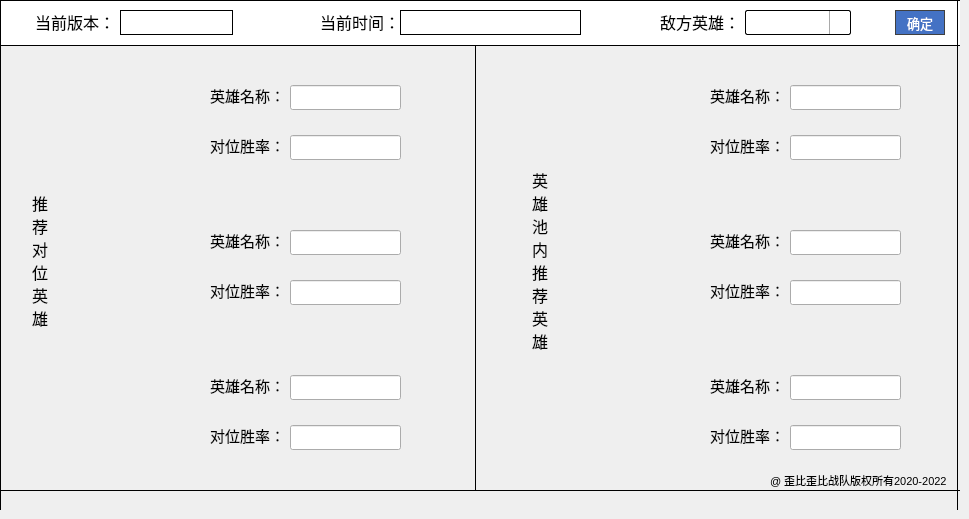
     <widget class="QWidget" name="tab_2">
      <attribute name="title">
       <string>中单</string>
      </attribute>
      <widget class="Line" name="line_1">
       <property name="geometry">
        <rect>
         <x>0</x>
         <y>0</y>
         <width>1</width>
         <height>510</height>
        </rect>
       </property>
       <property name="styleSheet">
        <string notr="true">color: rgb(0, 0, 0);
background-color: rgb(0, 0, 0);
border-color: rgb(0, 0, 0);</string>
       </property>
       <property name="orientation">
        <enum>Qt::Vertical</enum>
       </property>
      </widget>
      <widget class="Line" name="line_4">
       <property name="geometry">
        <rect>
         <x>0</x>
         <y>0</y>
         <width>960</width>
         <height>1</height>
        </rect>
       </property>
       <property name="styleSheet">
        <string notr="true">background-color: rgb(0, 0, 0);</string>
       </property>
       <property name="orientation">
        <enum>Qt::Horizontal</enum>
       </property>
      </widget>
      <widget class="Line" name="line_5">
       <property name="geometry">
        <rect>
         <x>0</x>
         <y>490</y>
         <width>960</width>
         <height>1</height>
        </rect>
       </property>
       <property name="styleSheet">
        <string notr="true">background-color: rgb(0, 0, 0);</string>
       </property>
       <property name="orientation">
        <enum>Qt::Horizontal</enum>
       </property>
      </widget>
      <widget class="Line" name="line_3">
       <property name="geometry">
        <rect>
         <x>957</x>
         <y>0</y>
         <width>1</width>
         <height>510</height>
        </rect>
       </property>
       <property name="styleSheet">
        <string notr="true">color: rgb(0, 0, 0);
background-color: rgb(0, 0, 0);
border-color: rgb(0, 0, 0);</string>
       </property>
       <property name="orientation">
        <enum>Qt::Vertical</enum>
       </property>
      </widget>
      <widget class="Line" name="line_21">
       <property name="geometry">
        <rect>
         <x>0</x>
         <y>0</y>
         <width>960</width>
         <height>1</height>
        </rect>
       </property>
       <property name="styleSheet">
        <string notr="true">background-color: rgb(0, 0, 0);</string>
       </property>
       <property name="orientation">
        <enum>Qt::Horizontal</enum>
       </property>
      </widget>
      <widget class="Line" name="line_22">
       <property name="geometry">
        <rect>
         <x>0</x>
         <y>0</y>
         <width>1</width>
         <height>45</height>
        </rect>
       </property>
       <property name="styleSheet">
        <string notr="true">color: rgb(0, 0, 0);
background-color: rgb(0, 0, 0);
border-color: rgb(0, 0, 0);</string>
       </property>
       <property name="orientation">
        <enum>Qt::Vertical</enum>
       </property>
      </widget>
      <widget class="Line" name="line_23">
       <property name="geometry">
        <rect>
         <x>957</x>
         <y>0</y>
         <width>1</width>
         <height>45</height>
        </rect>
       </property>
       <property name="styleSheet">
        <string notr="true">color: rgb(0, 0, 0);
background-color: rgb(0, 0, 0);
border-color: rgb(0, 0, 0);</string>
       </property>
       <property name="orientation">
        <enum>Qt::Vertical</enum>
       </property>
      </widget>
      <widget class="QLineEdit" name="lineEdit_2_4">
       <property name="geometry">
        <rect>
         <x>290</x>
         <y>135</y>
         <width>111</width>
         <height>25</height>
        </rect>
       </property>
       <property name="font">
        <font>
         <family>Microsoft YaHei UI</family>
         <pointsize>11</pointsize>
        </font>
       </property>
       <property name="styleSheet">
        <string notr="true"/>
       </property>
       <property name="alignment">
        <set>Qt::AlignCenter</set>
       </property>
      </widget>
      <widget class="QLabel" name="label_1_18">
       <property name="geometry">
        <rect>
         <x>210</x>
         <y>275</y>
         <width>71</width>
         <height>31</height>
        </rect>
       </property>
       <property name="font">
        <font>
         <family>微软雅黑</family>
         <pointsize>11</pointsize>
         <weight>50</weight>
         <bold>false</bold>
        </font>
       </property>
       <property name="text">
        <string>对位胜率：</string>
       </property>
      </widget>
      <widget class="QLabel" name="label_fig_2_5">
       <property name="geometry">
        <rect>
         <x>580</x>
         <y>215</y>
         <width>111</width>
         <height>101</height>
        </rect>
       </property>
       <property name="text">
        <string/>
       </property>
      </widget>
      <widget class="QLineEdit" name="lineEdit_2_12">
       <property name="geometry">
        <rect>
         <x>790</x>
         <y>280</y>
         <width>111</width>
         <height>25</height>
        </rect>
       </property>
       <property name="font">
        <font>
         <family>Microsoft YaHei UI</family>
         <pointsize>11</pointsize>
        </font>
       </property>
       <property name="styleSheet">
        <string notr="true"/>
       </property>
       <property name="alignment">
        <set>Qt::AlignCenter</set>
       </property>
      </widget>
      <widget class="QLabel" name="label_1_19">
       <property name="geometry">
        <rect>
         <x>530</x>
         <y>170</y>
         <width>20</width>
         <height>181</height>
        </rect>
       </property>
       <property name="font">
        <font>
         <family>微软雅黑</family>
         <pointsize>12</pointsize>
         <weight>50</weight>
         <bold>false</bold>
        </font>
       </property>
       <property name="layoutDirection">
        <enum>Qt::LeftToRight</enum>
       </property>
       <property name="text">
        <string>英雄池内推荐英雄</string>
       </property>
       <property name="alignment">
        <set>Qt::AlignCenter</set>
       </property>
       <property name="wordWrap">
        <bool>true</bool>
       </property>
       <property name="margin">
        <number>0</number>
       </property>
       <property name="indent">
        <number>-1</number>
       </property>
      </widget>
      <widget class="QLineEdit" name="lineEdit_2_13">
       <property name="geometry">
        <rect>
         <x>790</x>
         <y>375</y>
         <width>111</width>
         <height>25</height>
        </rect>
       </property>
       <property name="font">
        <font>
         <family>Microsoft YaHei UI</family>
         <pointsize>11</pointsize>
        </font>
       </property>
       <property name="styleSheet">
        <string notr="true"/>
       </property>
       <property name="alignment">
        <set>Qt::AlignCenter</set>
       </property>
      </widget>
      <widget class="QLabel" name="label_1_20">
       <property name="geometry">
        <rect>
         <x>710</x>
         <y>370</y>
         <width>71</width>
         <height>31</height>
        </rect>
       </property>
       <property name="font">
        <font>
         <family>微软雅黑</family>
         <pointsize>11</pointsize>
         <weight>50</weight>
         <bold>false</bold>
        </font>
       </property>
       <property name="text">
        <string>英雄名称：</string>
       </property>
      </widget>
      <widget class="QLineEdit" name="lineEdit_2_8">
       <property name="geometry">
        <rect>
         <x>290</x>
         <y>425</y>
         <width>111</width>
         <height>25</height>
        </rect>
       </property>
       <property name="font">
        <font>
         <family>Microsoft YaHei UI</family>
         <pointsize>11</pointsize>
        </font>
       </property>
       <property name="styleSheet">
        <string notr="true"/>
       </property>
       <property name="alignment">
        <set>Qt::AlignCenter</set>
       </property>
      </widget>
      <widget class="QLineEdit" name="lineEdit_2_11">
       <property name="geometry">
        <rect>
         <x>790</x>
         <y>230</y>
         <width>111</width>
         <height>25</height>
        </rect>
       </property>
       <property name="font">
        <font>
         <family>Microsoft YaHei UI</family>
         <pointsize>11</pointsize>
        </font>
       </property>
       <property name="styleSheet">
        <string notr="true"/>
       </property>
       <property name="alignment">
        <set>Qt::AlignCenter</set>
       </property>
      </widget>
      <widget class="QLineEdit" name="lineEdit_2_10">
       <property name="geometry">
        <rect>
         <x>790</x>
         <y>135</y>
         <width>111</width>
         <height>25</height>
        </rect>
       </property>
       <property name="font">
        <font>
         <family>Microsoft YaHei UI</family>
         <pointsize>11</pointsize>
        </font>
       </property>
       <property name="styleSheet">
        <string notr="true"/>
       </property>
       <property name="alignment">
        <set>Qt::AlignCenter</set>
       </property>
      </widget>
      <widget class="QLabel" name="label_1_21">
       <property name="geometry">
        <rect>
         <x>210</x>
         <y>130</y>
         <width>71</width>
         <height>31</height>
        </rect>
       </property>
       <property name="font">
        <font>
         <family>微软雅黑</family>
         <pointsize>11</pointsize>
         <weight>50</weight>
         <bold>false</bold>
        </font>
       </property>
       <property name="text">
        <string>对位胜率：</string>
       </property>
      </widget>
      <widget class="QLabel" name="label_1_22">
       <property name="geometry">
        <rect>
         <x>30</x>
         <y>180</y>
         <width>20</width>
         <height>160</height>
        </rect>
       </property>
       <property name="font">
        <font>
         <family>微软雅黑</family>
         <pointsize>12</pointsize>
         <weight>50</weight>
         <bold>false</bold>
        </font>
       </property>
       <property name="layoutDirection">
        <enum>Qt::LeftToRight</enum>
       </property>
       <property name="text">
        <string>推荐对位英雄</string>
       </property>
       <property name="alignment">
        <set>Qt::AlignCenter</set>
       </property>
       <property name="wordWrap">
        <bool>true</bool>
       </property>
       <property name="margin">
        <number>0</number>
       </property>
       <property name="indent">
        <number>-1</number>
       </property>
      </widget>
      <widget class="QLabel" name="label_1_23">
       <property name="geometry">
        <rect>
         <x>210</x>
         <y>420</y>
         <width>71</width>
         <height>31</height>
        </rect>
       </property>
       <property name="font">
        <font>
         <family>微软雅黑</family>
         <pointsize>11</pointsize>
         <weight>50</weight>
         <bold>false</bold>
        </font>
       </property>
       <property name="text">
        <string>对位胜率：</string>
       </property>
      </widget>
      <widget class="QLineEdit" name="lineEdit_2_6">
       <property name="geometry">
        <rect>
         <x>290</x>
         <y>280</y>
         <width>111</width>
         <height>25</height>
        </rect>
       </property>
       <property name="font">
        <font>
         <family>Microsoft YaHei UI</family>
         <pointsize>11</pointsize>
        </font>
       </property>
       <property name="styleSheet">
        <string notr="true"/>
       </property>
       <property name="alignment">
        <set>Qt::AlignCenter</set>
       </property>
      </widget>
      <widget class="QLabel" name="label_fig_2_3">
       <property name="geometry">
        <rect>
         <x>80</x>
         <y>360</y>
         <width>111</width>
         <height>101</height>
        </rect>
       </property>
       <property name="text">
        <string/>
       </property>
      </widget>
      <widget class="QLabel" name="label_1_24">
       <property name="geometry">
        <rect>
         <x>710</x>
         <y>130</y>
         <width>71</width>
         <height>31</height>
        </rect>
       </property>
       <property name="font">
        <font>
         <family>微软雅黑</family>
         <pointsize>11</pointsize>
         <weight>50</weight>
         <bold>false</bold>
        </font>
       </property>
       <property name="text">
        <string>对位胜率：</string>
       </property>
      </widget>
      <widget class="QLabel" name="label_1_25">
       <property name="geometry">
        <rect>
         <x>210</x>
         <y>370</y>
         <width>81</width>
         <height>31</height>
        </rect>
       </property>
       <property name="font">
        <font>
         <family>微软雅黑</family>
         <pointsize>11</pointsize>
         <weight>50</weight>
         <bold>false</bold>
        </font>
       </property>
       <property name="text">
        <string>英雄名称：</string>
       </property>
      </widget>
      <widget class="QLineEdit" name="lineEdit_2_5">
       <property name="geometry">
        <rect>
         <x>290</x>
         <y>230</y>
         <width>111</width>
         <height>25</height>
        </rect>
       </property>
       <property name="font">
        <font>
         <family>Microsoft YaHei UI</family>
         <pointsize>11</pointsize>
        </font>
       </property>
       <property name="styleSheet">
        <string notr="true"/>
       </property>
       <property name="alignment">
        <set>Qt::AlignCenter</set>
       </property>
      </widget>
      <widget class="QLabel" name="label_fig_2_1">
       <property name="geometry">
        <rect>
         <x>80</x>
         <y>70</y>
         <width>111</width>
         <height>101</height>
        </rect>
       </property>
       <property name="text">
        <string/>
       </property>
      </widget>
      <widget class="QLabel" name="label_fig_2_6">
       <property name="geometry">
        <rect>
         <x>580</x>
         <y>360</y>
         <width>111</width>
         <height>101</height>
        </rect>
       </property>
       <property name="text">
        <string/>
       </property>
      </widget>
      <widget class="QLineEdit" name="lineEdit_2_14">
       <property name="geometry">
        <rect>
         <x>790</x>
         <y>425</y>
         <width>111</width>
         <height>25</height>
        </rect>
       </property>
       <property name="font">
        <font>
         <family>Microsoft YaHei UI</family>
         <pointsize>11</pointsize>
        </font>
       </property>
       <property name="styleSheet">
        <string notr="true"/>
       </property>
       <property name="alignment">
        <set>Qt::AlignCenter</set>
       </property>
      </widget>
      <widget class="QLabel" name="label_1_26">
       <property name="geometry">
        <rect>
         <x>710</x>
         <y>225</y>
         <width>71</width>
         <height>31</height>
        </rect>
       </property>
       <property name="font">
        <font>
         <family>微软雅黑</family>
         <pointsize>11</pointsize>
         <weight>50</weight>
         <bold>false</bold>
        </font>
       </property>
       <property name="text">
        <string>英雄名称：</string>
       </property>
      </widget>
      <widget class="QLineEdit" name="lineEdit_2_3">
       <property name="geometry">
        <rect>
         <x>290</x>
         <y>85</y>
         <width>111</width>
         <height>25</height>
        </rect>
       </property>
       <property name="font">
        <font>
         <family>Microsoft YaHei UI</family>
         <pointsize>11</pointsize>
        </font>
       </property>
       <property name="layoutDirection">
        <enum>Qt::LeftToRight</enum>
       </property>
       <property name="styleSheet">
        <string notr="true"/>
       </property>
       <property name="alignment">
        <set>Qt::AlignCenter</set>
       </property>
      </widget>
      <widget class="QLabel" name="label_1_27">
       <property name="geometry">
        <rect>
         <x>710</x>
         <y>420</y>
         <width>71</width>
         <height>31</height>
        </rect>
       </property>
       <property name="font">
        <font>
         <family>微软雅黑</family>
         <pointsize>11</pointsize>
         <weight>50</weight>
         <bold>false</bold>
        </font>
       </property>
       <property name="text">
        <string>对位胜率：</string>
       </property>
      </widget>
      <widget class="QLabel" name="label_fig_2_2">
       <property name="geometry">
        <rect>
         <x>80</x>
         <y>215</y>
         <width>111</width>
         <height>101</height>
        </rect>
       </property>
       <property name="text">
        <string/>
       </property>
      </widget>
      <widget class="QLabel" name="label_1_28">
       <property name="geometry">
        <rect>
         <x>210</x>
         <y>225</y>
         <width>71</width>
         <height>31</height>
        </rect>
       </property>
       <property name="font">
        <font>
         <family>微软雅黑</family>
         <pointsize>11</pointsize>
         <weight>50</weight>
         <bold>false</bold>
        </font>
       </property>
       <property name="text">
        <string>英雄名称：</string>
       </property>
      </widget>
      <widget class="QLabel" name="label_1_29">
       <property name="geometry">
        <rect>
         <x>710</x>
         <y>275</y>
         <width>71</width>
         <height>31</height>
        </rect>
       </property>
       <property name="font">
        <font>
         <family>微软雅黑</family>
         <pointsize>11</pointsize>
         <weight>50</weight>
         <bold>false</bold>
        </font>
       </property>
       <property name="text">
        <string>对位胜率：</string>
       </property>
      </widget>
      <widget class="QLabel" name="label_1_30">
       <property name="geometry">
        <rect>
         <x>710</x>
         <y>80</y>
         <width>71</width>
         <height>31</height>
        </rect>
       </property>
       <property name="font">
        <font>
         <family>微软雅黑</family>
         <pointsize>11</pointsize>
         <weight>50</weight>
         <bold>false</bold>
        </font>
       </property>
       <property name="text">
        <string>英雄名称：</string>
       </property>
      </widget>
      <widget class="QLineEdit" name="lineEdit_2_9">
       <property name="geometry">
        <rect>
         <x>790</x>
         <y>85</y>
         <width>111</width>
         <height>25</height>
        </rect>
       </property>
       <property name="font">
        <font>
         <family>Microsoft YaHei UI</family>
         <pointsize>11</pointsize>
        </font>
       </property>
       <property name="styleSheet">
        <string notr="true"/>
       </property>
       <property name="alignment">
        <set>Qt::AlignCenter</set>
       </property>
      </widget>
      <widget class="QLineEdit" name="lineEdit_2_7">
       <property name="geometry">
        <rect>
         <x>290</x>
         <y>375</y>
         <width>111</width>
         <height>25</height>
        </rect>
       </property>
       <property name="font">
        <font>
         <family>Microsoft YaHei UI</family>
         <pointsize>11</pointsize>
        </font>
       </property>
       <property name="styleSheet">
        <string notr="true"/>
       </property>
       <property name="alignment">
        <set>Qt::AlignCenter</set>
       </property>
      </widget>
      <widget class="QLabel" name="label_fig_2_4">
       <property name="geometry">
        <rect>
         <x>580</x>
         <y>70</y>
         <width>111</width>
         <height>101</height>
        </rect>
       </property>
       <property name="text">
        <string/>
       </property>
      </widget>
      <widget class="QLabel" name="label_1_31">
       <property name="geometry">
        <rect>
         <x>210</x>
         <y>80</y>
         <width>71</width>
         <height>31</height>
        </rect>
       </property>
       <property name="font">
        <font>
         <family>微软雅黑</family>
         <pointsize>11</pointsize>
         <weight>50</weight>
         <bold>false</bold>
        </font>
       </property>
       <property name="text">
        <string>英雄名称：</string>
       </property>
      </widget>
      <widget class="QWidget" name="widget_1_2" native="true">
       <property name="geometry">
        <rect>
         <x>0</x>
         <y>0</y>
         <width>960</width>
         <height>45</height>
        </rect>
       </property>
       <property name="styleSheet">
        <string notr="true">QWidget{
	border:none;
	background-color: rgb(255,255,255);
}

	</string>
       </property>
       <widget class="QLabel" name="label_1_32">
        <property name="geometry">
         <rect>
          <x>320</x>
          <y>6</y>
          <width>81</width>
          <height>31</height>
         </rect>
        </property>
        <property name="font">
         <font>
          <family>微软雅黑</family>
          <pointsize>12</pointsize>
          <weight>50</weight>
          <bold>false</bold>
         </font>
        </property>
        <property name="text">
         <string>当前时间：</string>
        </property>
       </widget>
       <widget class="QLabel" name="label_1_33">
        <property name="geometry">
         <rect>
          <x>660</x>
          <y>6</y>
          <width>101</width>
          <height>31</height>
         </rect>
        </property>
        <property name="font">
         <font>
          <family>微软雅黑</family>
          <pointsize>12</pointsize>
          <weight>50</weight>
          <bold>false</bold>
         </font>
        </property>
        <property name="text">
         <string>敌方英雄：</string>
        </property>
       </widget>
       <widget class="QComboBox" name="comboBox_2_1">
        <property name="geometry">
         <rect>
          <x>740</x>
          <y>10</y>
          <width>111</width>
          <height>25</height>
         </rect>
        </property>
        <property name="font">
         <font>
          <family>微软雅黑</family>
          <pointsize>10</pointsize>
         </font>
        </property>
        <property name="styleSheet">
         <string notr="true">QComboBox {
	
	
	border-radius:2;
	border: 1px solid black;
	padding:0 0 0 15;
	margin: 0 0 0 5;
}
QComboBox::drop-down {
	
	border-top-left-radius: 0;     /* 左上角 */
	border-top-right-radius: 2;    /* 右上角 */
	border-bottom-left-radius: 0;  /* 左下角 */
	border-bottom-right-radius: 2; /* 右下角 */
	border-left-width :  1px ;
     border-left-color : darkgray;
     border-left-style :  solid ;  
	width: 20px;
	margin: 0;
}
QComboBox::down-arrow{
	image: url(:/background/down_arrow.svg);
    width: 13px;
    height:15px;
}


QComboBox QAbstractItemView::item {
     height :  25px ;
	 padding-left: 10px;
}
 
QListView::item {
     background :  white ;
}
 
QListView::item:hover {
     background :  #BDD7FD ;
}</string>
        </property>
        <property name="editable">
         <bool>true</bool>
        </property>
        <property name="currentIndex">
         <number>-1</number>
        </property>
       </widget>
       <widget class="QPushButton" name="queding_2_1">
        <property name="geometry">
         <rect>
          <x>895</x>
          <y>10</y>
          <width>50</width>
          <height>25</height>
         </rect>
        </property>
        <property name="font">
         <font>
          <family>微软雅黑</family>
          <pointsize>10</pointsize>
         </font>
        </property>
        <property name="cursor">
         <cursorShape>PointingHandCursor</cursorShape>
        </property>
        <property name="styleSheet">
         <string notr="true">QPushButton{
	color: rgb(255, 255, 255);
	background-color: rgb(68, 114, 196);
	border-radius:0;
	border: 1px solid rgb(64,64,64);
}
QPushButton:hover{
	color: rgb(255,255,255);
	background-color: rgb(0, 0, 127);
	border-radius:0;
	border: 1px solid rgb(63,117,191);
}
QPushButton:pressed{
border:2px solid white;
color:white;
background-color:rgb(0, 0, 127);border-style:outset;
font: 8pt;}
</string>
        </property>
        <property name="text">
         <string>确定</string>
        </property>
       </widget>
       <widget class="QLabel" name="label_1_34">
        <property name="geometry">
         <rect>
          <x>35</x>
          <y>6</y>
          <width>81</width>
          <height>31</height>
         </rect>
        </property>
        <property name="font">
         <font>
          <family>微软雅黑</family>
          <pointsize>12</pointsize>
          <weight>50</weight>
          <bold>false</bold>
         </font>
        </property>
        <property name="text">
         <string>当前版本：</string>
        </property>
       </widget>
       <widget class="QLineEdit" name="lineEdit_2_1">
        <property name="geometry">
         <rect>
          <x>120</x>
          <y>10</y>
          <width>113</width>
          <height>25</height>
         </rect>
        </property>
        <property name="styleSheet">
         <string notr="true">border-style: outset; 
      border-width: 0.5px; 
      border-color: black;</string>
        </property>
       </widget>
       <widget class="QLineEdit" name="lineEdit_2_2">
        <property name="geometry">
         <rect>
          <x>400</x>
          <y>10</y>
          <width>181</width>
          <height>25</height>
         </rect>
        </property>
        <property name="styleSheet">
         <string notr="true">border-style: outset; 
      border-width: 0.5px; 
      border-color: black;</string>
        </property>
       </widget>
       <widget class="Line" name="line_13">
        <property name="geometry">
         <rect>
          <x>0</x>
          <y>0</y>
          <width>960</width>
          <height>1</height>
         </rect>
        </property>
        <property name="styleSheet">
         <string notr="true">background-color: rgb(0, 0, 0);</string>
        </property>
        <property name="orientation">
         <enum>Qt::Horizontal</enum>
        </property>
       </widget>
      </widget>
      <widget class="Line" name="line_15">
       <property name="geometry">
        <rect>
         <x>957</x>
         <y>0</y>
         <width>1</width>
         <height>45</height>
        </rect>
       </property>
       <property name="styleSheet">
        <string notr="true">color: rgb(0, 0, 0);
background-color: rgb(0, 0, 0);
border-color: rgb(0, 0, 0);</string>
       </property>
       <property name="orientation">
        <enum>Qt::Vertical</enum>
       </property>
      </widget>
      <widget class="Line" name="line_16">
       <property name="geometry">
        <rect>
         <x>0</x>
         <y>0</y>
         <width>1</width>
         <height>45</height>
        </rect>
       </property>
       <property name="styleSheet">
        <string notr="true">color: rgb(0, 0, 0);
background-color: rgb(0, 0, 0);
border-color: rgb(0, 0, 0);</string>
       </property>
       <property name="orientation">
        <enum>Qt::Vertical</enum>
       </property>
      </widget>
      <widget class="Line" name="line_24">
       <property name="geometry">
        <rect>
         <x>0</x>
         <y>45</y>
         <width>960</width>
         <height>1</height>
        </rect>
       </property>
       <property name="styleSheet">
        <string notr="true">background-color: rgb(0, 0, 0);</string>
       </property>
       <property name="orientation">
        <enum>Qt::Horizontal</enum>
       </property>
      </widget>
      <widget class="Line" name="line_36">
       <property name="geometry">
        <rect>
         <x>475</x>
         <y>45</y>
         <width>1</width>
         <height>445</height>
        </rect>
       </property>
       <property name="styleSheet">
        <string notr="true">color: rgb(0, 0, 0);
background-color: rgb(0, 0, 0);
border-color: rgb(0, 0, 0);</string>
       </property>
       <property name="orientation">
        <enum>Qt::Vertical</enum>
       </property>
      </widget>
      <widget class="QLabel" name="label_4">
       <property name="geometry">
        <rect>
         <x>770</x>
         <y>470</y>
         <width>181</width>
         <height>20</height>
        </rect>
       </property>
       <property name="font">
        <font>
         <family>Microsoft YaHei UI</family>
         <pointsize>8</pointsize>
        </font>
       </property>
       <property name="text">
        <string>@ 歪比歪比战队版权所有2020-2022</string>
       </property>
      </widget>
     </widget>
